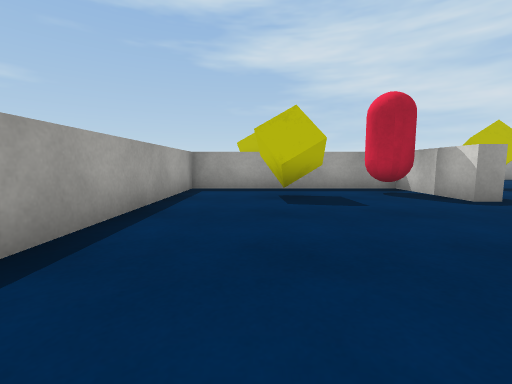
view 1 (above)

21 first-person views from a walk through a Unity game level. The camera is 0.64 m above the floor, tilts 6° down and sees 90° across. The floor is counted in squares, 1 m on a side. Each view is taken from the middle of a square. On the plan, view 1 faces up. The plan holds only what a view shows up to about 9 squares ahead; the rest is blank. The player character is not drawn. Surface patterns are stand-ins for the level's own textures.

view 2
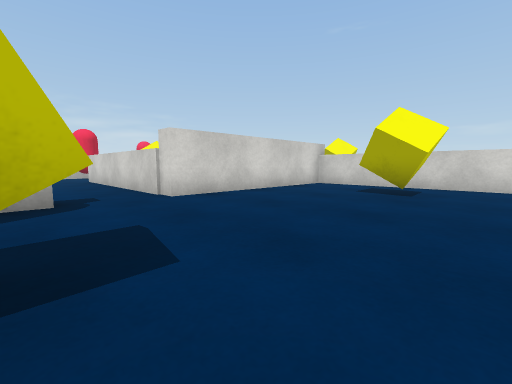

view 3
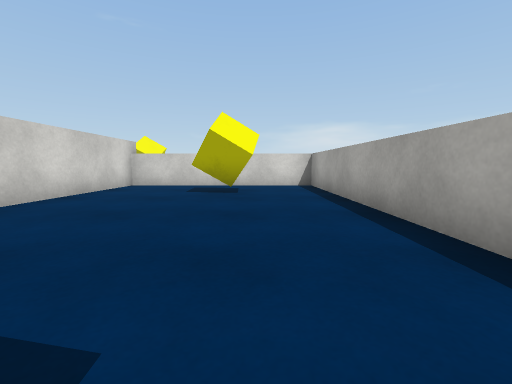

view 4
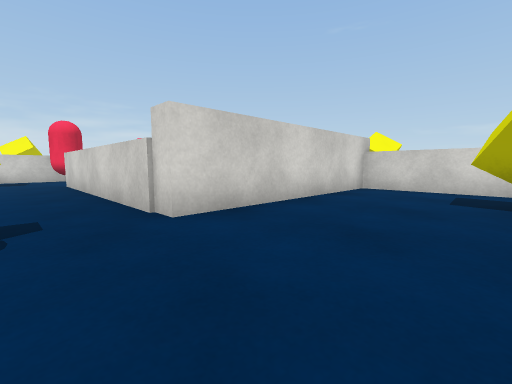

view 5
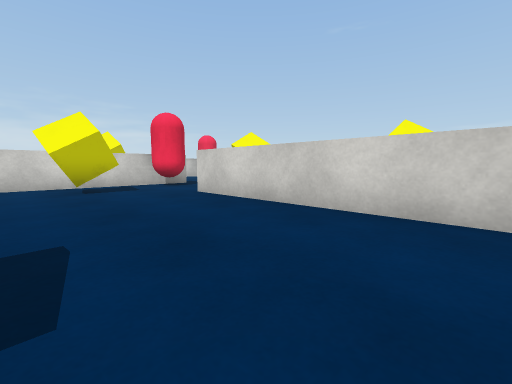

view 6
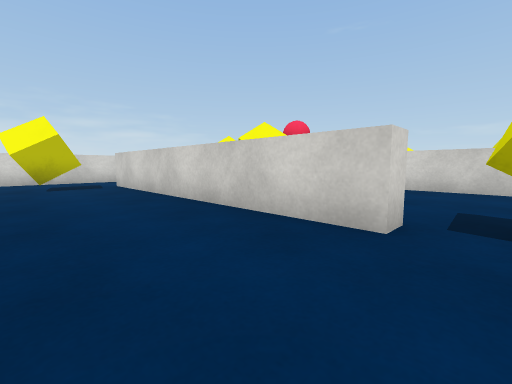

view 7
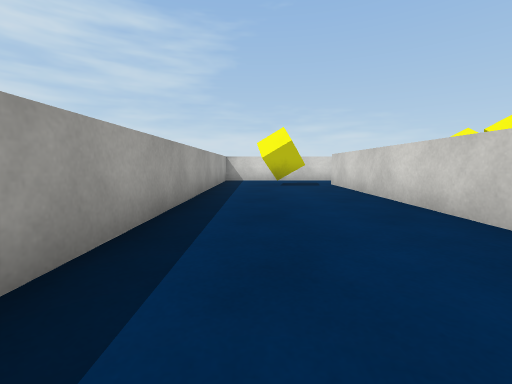

view 8
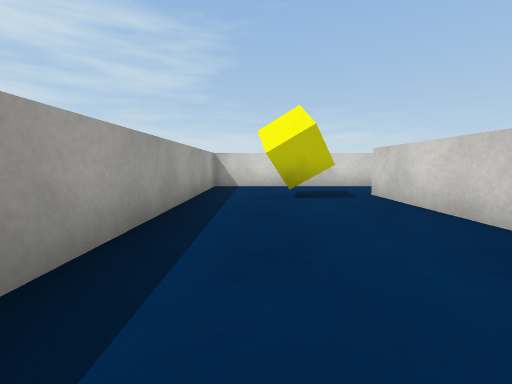

view 9
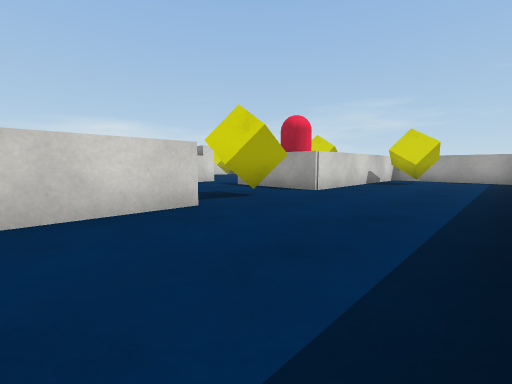

view 10
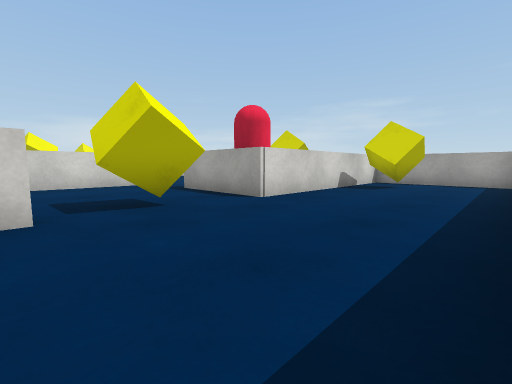

view 11
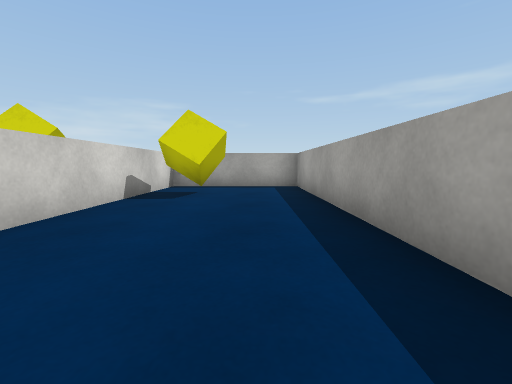

view 12
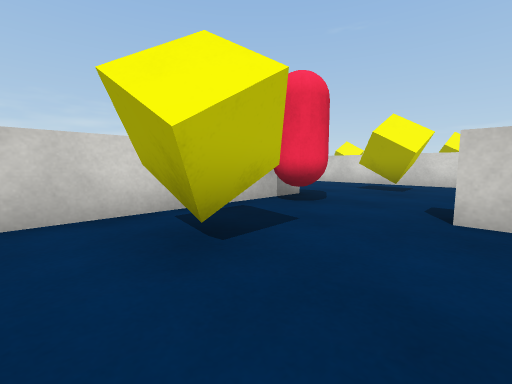

view 13
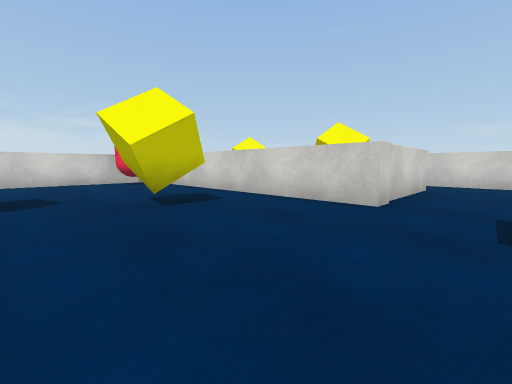

view 14
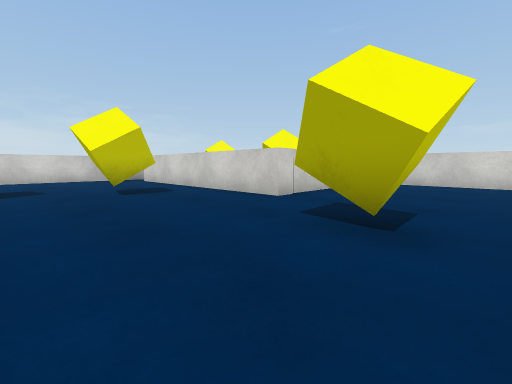

view 15
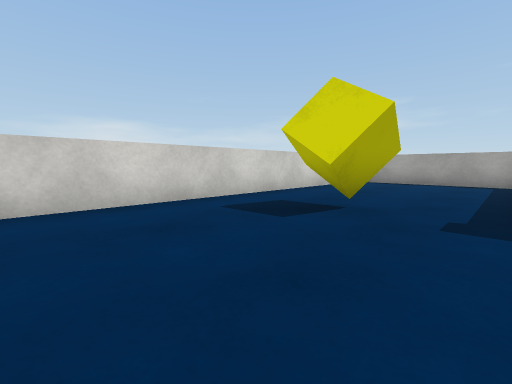

view 16
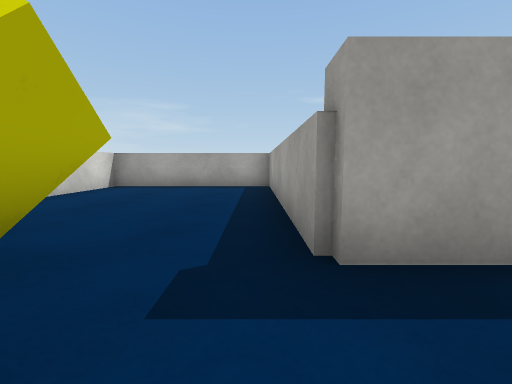

view 17
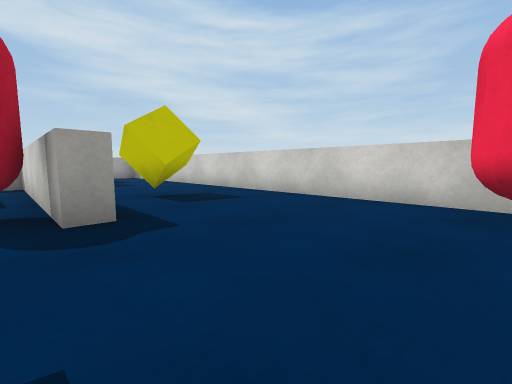

view 18
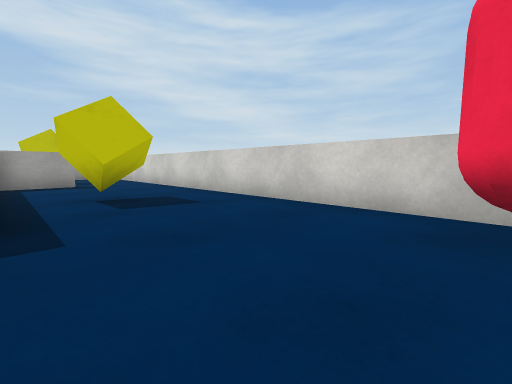

view 19
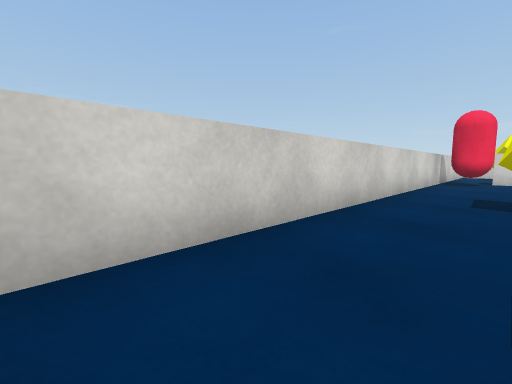

view 20
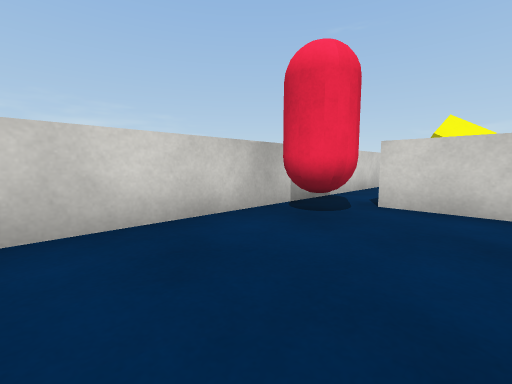

view 21
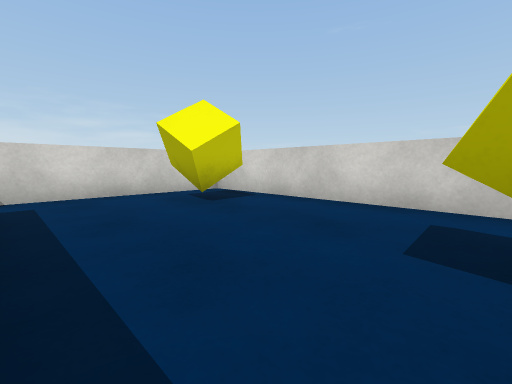

### Floor plan
Ten units are one square. View 1 is at (0, 0); x grows to the right and y downward. Boxes are objects, and circles mark ways between rooms. Rooms are numbered by the first view taken in them; rooms with no view inside come last. Other rooms are left out.
<svg viewBox="-23 -117 205 205">
<path fill="none" stroke="#000" d="M39 -45 39 -70 -18 -70 -18 31 39 31 39 -26M78 -69 78 -75 156 -75M39 -26 105 -26M140 -12 134 -12 134 -70M44 22 44 36 -15 36M156 -70 139 -70M49 -112 -18 -112 -18 -75 44 -75 44 -45 39 -45M95 66 95 31 165 31M177 26 177 -112 81 -112M-18 35 -18 83 99 83M119 83 177 83 177 26"/>
<rect x="-5" y="5" width="20" height="10" fill="#bbb"><title>yellow cube</title></rect>
<rect x="5" y="-65" width="10" height="20" fill="#bbb"><title>yellow cube</title></rect>
<rect x="25" y="-65" width="10" height="10" fill="#bbb"><title>red capsule</title></rect>
<rect x="-5" y="-95" width="10" height="20" fill="#bbb"><title>yellow cube</title></rect>
<rect x="35" y="55" width="20" height="10" fill="#bbb"><title>yellow cube</title></rect>
<rect x="55" y="-75" width="20" height="10" fill="#bbb"><title>yellow cube</title></rect>
<rect x="65" y="5" width="10" height="20" fill="#bbb"><title>yellow cube</title></rect>
<rect x="115" y="5" width="10" height="10" fill="#bbb"><title>yellow cube</title></rect>
<rect x="115" y="-55" width="10" height="20" fill="#bbb"><title>yellow cube</title></rect>
<rect x="125" y="-25" width="10" height="10" fill="#bbb"><title>red capsule</title></rect>
<rect x="145" y="-35" width="20" height="10" fill="#bbb"><title>yellow cube</title></rect>
<rect x="145" y="-105" width="20" height="20" fill="#bbb"><title>yellow cube</title></rect>
<rect x="165" y="15" width="10" height="10" fill="#bbb"><title>red capsule</title></rect>
<rect x="105" y="55" width="20" height="10" fill="#bbb"><title>yellow cube</title></rect>
<rect x="155" y="55" width="10" height="20" fill="#bbb"><title>yellow cube</title></rect>
<circle cx="40" cy="-35" r="3" fill="#2a7"/>
<circle cx="100" cy="70" r="3" fill="#2a7"/>
<circle cx="170" cy="30" r="3" fill="#2a7"/>
<text x="10" y="-20">1</text>
<text x="90" y="-30">2</text>
<text x="140" y="50">3</text>
</svg>
Room 1 opens to room 2. Room 2 opens to room 3.

Where each view was taken, in squares from view 1:
view 1: 0 up, 0 right, facing up
view 2: 5 up, 1 left, facing down-right
view 3: 5 up, 0 right, facing down
view 4: 4 up, 1 right, facing down-right
view 5: 6 up, 5 right, facing down-right
view 6: 10 up, 7 right, facing down-right
view 7: 10 up, 7 right, facing right
view 8: 10 up, 10 right, facing right
view 9: 11 up, 10 right, facing down-left
view 10: 11 up, 8 right, facing down-left
view 11: 10 up, 6 right, facing left
view 12: 6 up, 10 right, facing down-right
view 13: 1 up, 8 right, facing down-right
view 14: 1 up, 6 right, facing down-right
view 15: 4 down, 8 right, facing down-left
view 16: 4 down, 6 right, facing left
view 17: 2 down, 13 right, facing up-right
view 18: 2 down, 14 right, facing up-right
view 19: 8 up, 16 right, facing down-right
view 20: 1 up, 15 right, facing down-right
view 21: 4 down, 12 right, facing down-right
